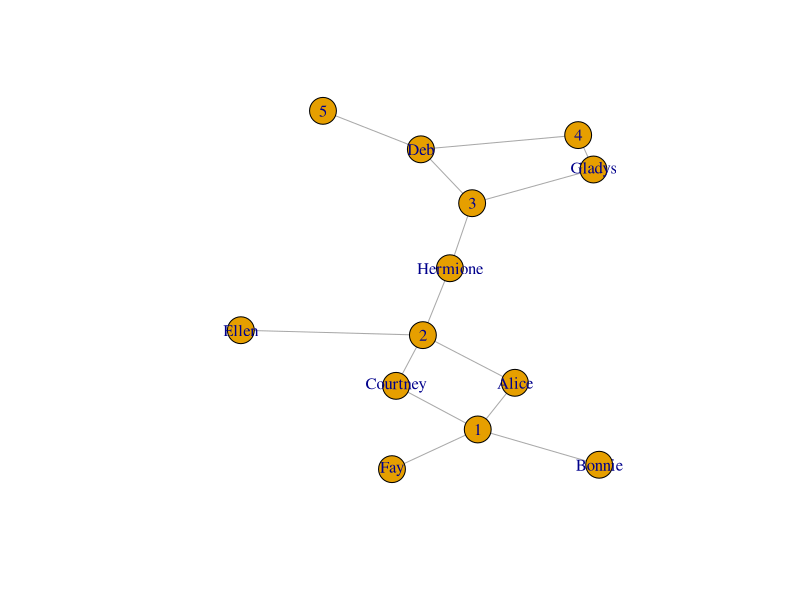

The R source for this figure:
## ---- chunk 1
library(igraph)
library(ggplot2)

positions <- c("Alice",1, "Alice",2, "Bonnie",1, "Courtney",1,"Courtney",2, "Deb", 3,"Deb",4,"Deb",5,"Ellen",2,"Fay", 1, "Gladys",3,"Gladys",4,"Hermione",2,"Hermione",3)

graph <- make_graph(positions, directed=FALSE)
plot(graph)
